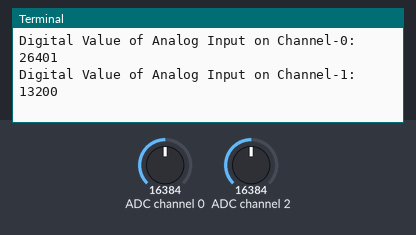
Recording of a program running on a simulated Raspberry Pi (BCM pin numbers). Parts: the last lines printed to the terminal. The test bench sets the inputs (shaded band); at power-on: ADC channel 0 = 16384, ADC channel 2 = 16384 (analog values on the 0–32767 scale).

Above: at 1.2 s.
1.3 s: ADC channel 0 set to 22936
At 2.26 s:
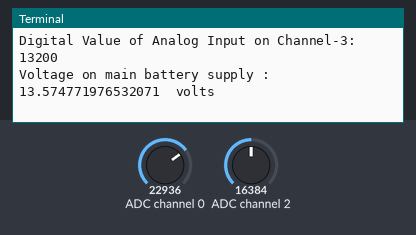
3.9 s: ADC channel 2 set to 22936
At 4.27 s:
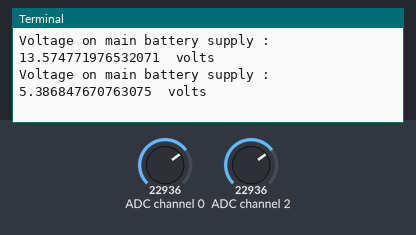
5.4 s: ADC channel 0 set to 31783
At 5.48 s:
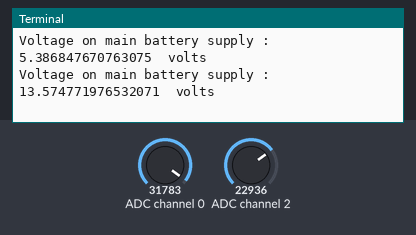
6.9 s: ADC channel 2 set to 31783
At 7.08 s:
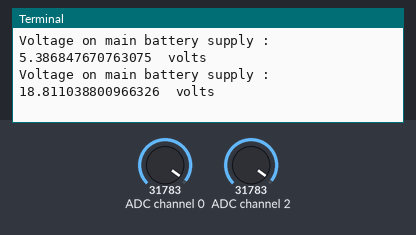
Timing chart, 0 to 9.4 s (numbered marks = the images above; inputs shaded):
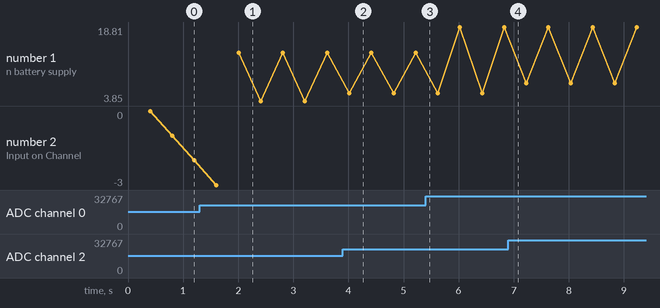

The program:

voltage_dac_Sensor.py
```python
###############################################################################
#                   Nanosoft Fleet Management Systen
#                     Nano Tracker ADS1115_.py
###############################################################################
#
#       Version:        2017-24-3
#       Date:
#       Last Update:
#
#
###############################################################################

import smbus
import time

BusAddress = 0x48       #I2C Address of the ADS1115 wich can be adjuseted to 0x49,50 or 51
ConversionDelay = 0.4   #Delay to alow for the ADC to perform the conversion
ConversionReg = 0x00
ConfigReg = 0x01

# Get I2C bus
bus = smbus.SMBus(1)

# ADS1115 address, 0x48(72)
# Write to configuration register, 0x01(01)
#		0xC483(50307)	AINP = AIN0 and AINN = GND, +/- 2.048V
#		0xD283(54403)	AINP = AIN1 and AINN = GND, +/- 4.096V
#				Continuous conversion mode, 128SPS
# Data = [1100 0100 1000 0011]  +/- 2.048V
# Data = [1100 0010 1000 0011]  +/- 4.096V
Data = [0xC4,0x83]  #+/- 2.048V
#Data = [0xC2,0x83]  #+/- 4.096V

bus.write_i2c_block_data(BusAddress, ConfigReg, Data)

time.sleep(ConversionDelay)

# ADS1115 address, 0x48(72)
# Read data back from 0x00(00), 2 bytes
# raw_adc MSB, raw_adc LSB
Data = bus.read_i2c_block_data(BusAddress, ConversionReg, 2)

# Convert the data
raw_adc = Data[0] * 256 + Data[1]

if raw_adc > 32767:
	raw_adc -= 65535

# Display the raw ADC value
print ("Digital Value of Analog Input on Channel-0: ",raw_adc)

# ADS1115 address, 0x48(72)
# Select configuration register, 0x01(01)
#		0xD483(54403)	AINP = AIN1 and AINN = GND, +/- 2.048V
#				Continuous conversion mode, 128SPSvoltage_dac_Sensor
Data = [0xD2,0x83]
bus.write_i2c_block_data(BusAddress, ConfigReg, Data)

time.sleep(ConversionDelay)

# ADS1115 address, 0x48(72)
# Read data back from 0x00(00), 2 bytes
# raw_adc MSB, raw_adc LSB
Data = bus.read_i2c_block_data(BusAddress, ConversionReg, 2)

# Convert the data
raw_adc = Data[0] * 256 + Data[1]

if raw_adc > 32767:
	raw_adc -= 65535

# Display the raw ADC value
print ("Digital Value of Analog Input on Channel-1: ",raw_adc)

# ADS1115 address, 0x48(72)
# Select configuration register, 0x01(01)
#		0xE483(58499)	AINP = AIN2 and AINN = GND, +/- 2.048V
#				Continuous conversion mode, 128SPS
Data = [0xE2,0x83]
bus.write_i2c_block_data(BusAddress, ConfigReg, Data)

time.sleep(ConversionDelay)

# ADS1115 address, 0x48(72)
# Read data back from 0x00(00), 2 bytes
# raw_adc MSB, raw_adc LSB
Data = bus.read_i2c_block_data(BusAddress, ConversionReg, 2)

# Convert the data
raw_adc = Data[0] * 256 + Data[1]

if raw_adc > 32767:
	raw_adc -= 65535

# Display the raw ADC value
print ("Digital Value of Analog Input on Channel-2: ",raw_adc)

# ADS1115 address, 0x48(72)
# Select configuration register, 0x01(01)
#		0xF483(62595)	AINP = AIN3 and AINN = GND, +/- 2.048V
#				Continuous conversion mode, 128SPS
Data = [0xF2,0x83]
bus.write_i2c_block_data(BusAddress, ConfigReg, Data)

time.sleep(ConversionDelay)

# ADS1115 address, 0x48(72)
# Read data back from 0x00(00), 2 bytes
# raw_adc MSB, raw_adc LSB
Data = bus.read_i2c_block_data(BusAddress, ConversionReg, 2)

# Convert the data
raw_adc = Data[0] * 256 + Data[1]

if raw_adc > 32767:
	raw_adc -= 65535

# Display the raw ADC value
print ("Digital Value of Analog Input on Channel-3: ",raw_adc)

###############################################################################
#                   Nanosoft Fleet Management Systen
#                     Nano Tracker ADS1115_.py
#
###############################################################################

count = 0

VoltageFactor1 = 14.9/20283
VoltageFactor2 = 5.1/17495


while(count <= 20):
        count += 1
        # ADS1115 address, 0x48(72)
        # Select configuration register, 0x01(01)
        #		0xD483(54403)	AINP = AIN1 and AINN = GND, +/- 4.096V
        #				Continuous conversion mode, 128SPS
        Data = [0xC2,0x83]
        bus.write_i2c_block_data(BusAddress, ConfigReg, Data)

        time.sleep(ConversionDelay)


        # ADS1115 address, 0x48(72)
        # Read data back from 0x00(00), 2 bytes
        # raw_adc MSB, raw_adc LSB
        Data = bus.read_i2c_block_data(BusAddress, ConversionReg, 2)

        # Convert the data
        raw_adc = Data[0] * 256 + Data[1]

        #if raw_adc > 32767:
        #	raw_adc -= 65535
        BatteryVoltage = VoltageFactor1*raw_adc


        print ("Voltage on main battery supply : ",BatteryVoltage,' volts')

        Data = [0xE2,0x83]
        bus.write_i2c_block_data(BusAddress, ConfigReg, Data)

        time.sleep(ConversionDelay)

        # ADS1115 address, 0x48(72)
        # Read data back from 0x00(00), 2 bytes
        # raw_adc MSB, raw_adc LSB
        Data = bus.read_i2c_block_data(BusAddress, ConversionReg, 2)

        # Convert the data
        raw_adc = Data[0] * 256 + Data[1]

#        if raw_adc > 32767:
#                raw_adc -= 65535

        SupplyVoltage = VoltageFactor2*raw_adc


        print ("Voltage on main battery supply : ",SupplyVoltage,' volts')
```

Measured:
- after the input at 1.3 s, the terminal: prints a new line after 0.71 s (image 1)
- after the input at 3.9 s, the terminal: prints a new line after 0.11 s (image 2)
- plotted number 1: 13.57 → 18.81 after the input at 5.4 s
